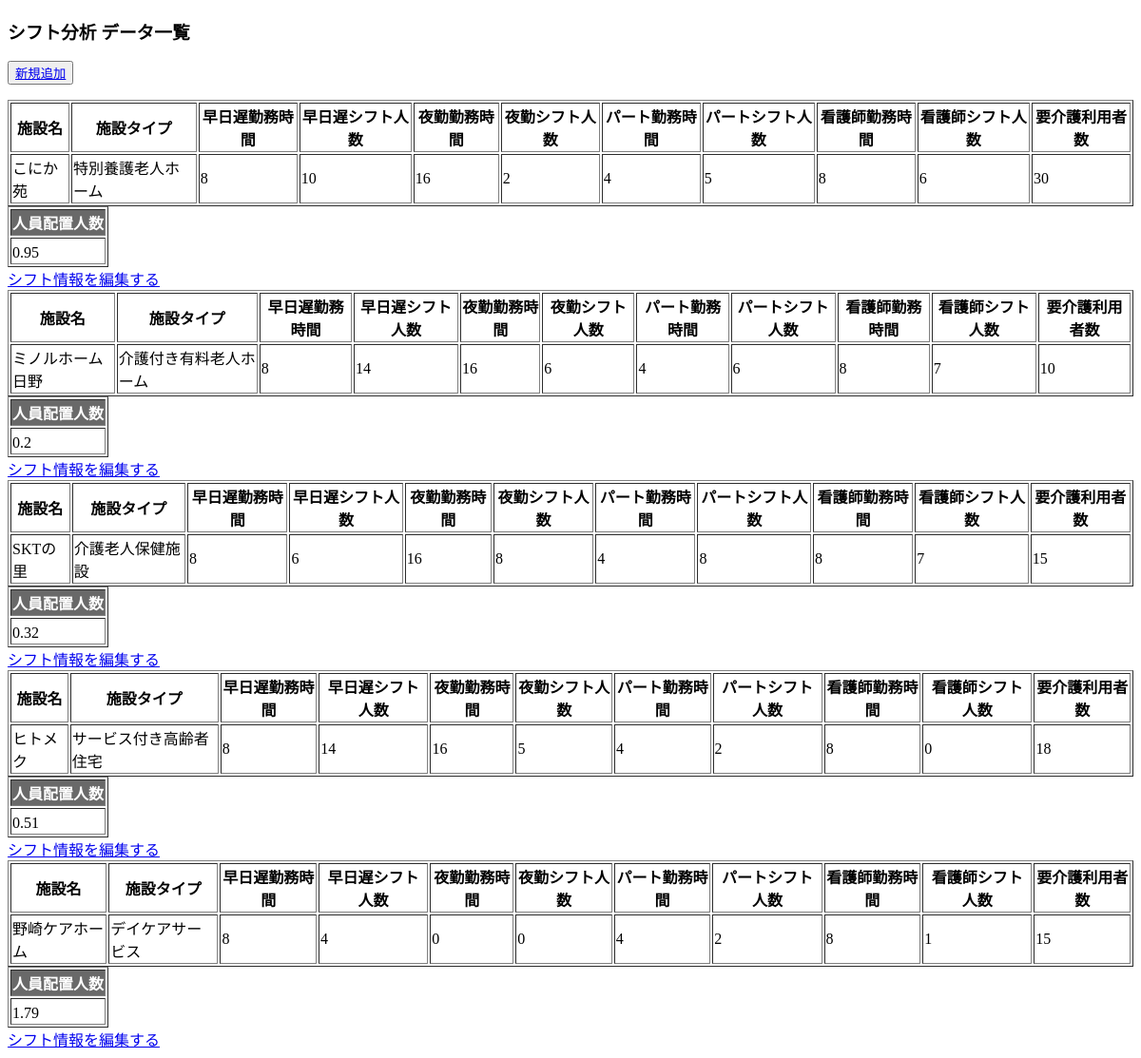
Before: /shift_profile with the older database file.
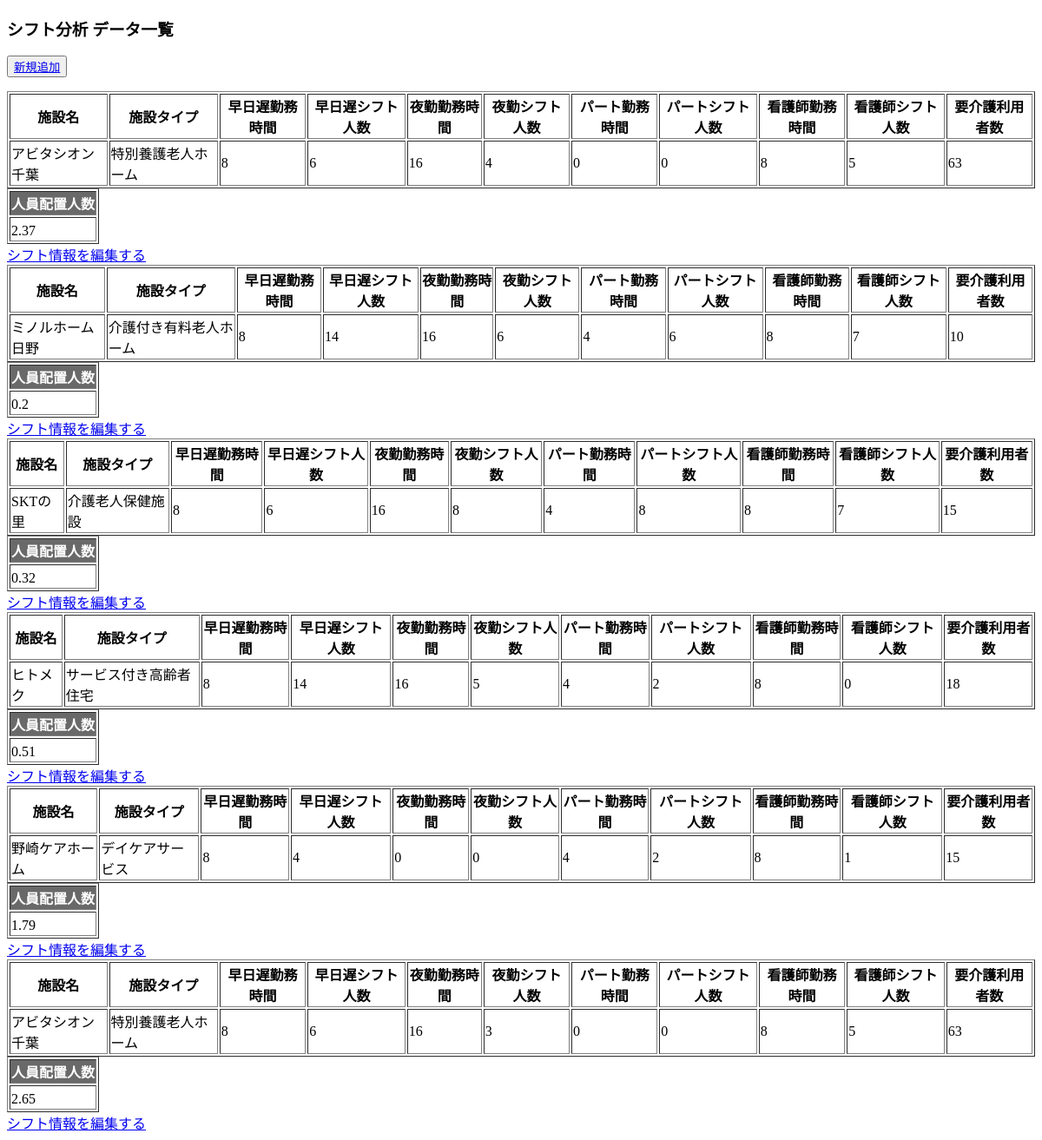
After: the same page with the newer database file.
### tables this page shows
CREATE TABLE carehomes (
id INTEGER PRIMARY KEY AUTOINCREMENT,
homename VARCHAR,
hometype VARCHAR,
day_worktime INTEGER,
day_shiftnumber INTEGER,
night_worktime INTEGER,
night_shiftnumber INTEGER,
part_worktime INTEGER,
part_shiftnumber INTEGER,
nurse_worktime INTEGER,
nurse_shiftnumber INTEGER,
must_carenumber INTEGER
);

### shift.py (the view)
@app.route('/shift_profile')
def profile():
    prof_list = get_profile()
    prof_list = add_arrange(prof_list)
    print(prof_list)
    return render_template('shift_profile.html', title='シフト情報', user=prof_list)

### shift.py (called while the page is built)
def get_profile():
    conn = sqlite3.connect('profile.sqlite3')
    c = conn.cursor()
    prof_list=[]
    for i in c.execute('select * from carehomes'):
        prof_list.append(
            {'id':i[0],
            'homename':i[1],
            'hometype':i[2],
            'day_worktime':i[3],
            'day_shiftnumber':i[4],
            'night_worktime':i[5],
            'night_shiftnumber':i[6],
            'part_worktime':i[7],
            'part_shiftnumber':i[8],
            'nurse_worktime':i[9],
            'nurse_shiftnumber':i[10],
            'must_carenumber':i[11]}
        )
    conn.commit()
    conn.close()
    return prof_list

def shift_analysis(
    day_worktime,
    day_shiftnumber,
    night_worktime,
    night_shiftnumber,
    part_worktime,
    part_shiftnumber,
    nurse_worktime,
    nurse_shiftnumber,
    must_carenumber
):
    daytotal = \
        (day_worktime * day_shiftnumber) \
        + (night_worktime * night_shiftnumber) \
        + (part_worktime * part_shiftnumber)\
        + (nurse_worktime * nurse_shiftnumber)
    weektotal = int(daytotal)* 7
    weekaverage = int(weektotal) / 40
    arrange = must_carenumber / float(weekaverage)
    return round(float(arrange), 2)

def add_arrange(prof_list):
    result_arranges = []
    for x in prof_list:
        result_arrange = x
        result_arrange['arrange'] = shift_analysis(
            x['day_worktime'],
            x['day_shiftnumber'],
            x['night_worktime'],
            x['night_shiftnumber'],
            x['part_worktime'],
            x['part_shiftnumber'],
            x['nurse_worktime'],
            x['nurse_shiftnumber'],
            x['must_carenumber']
        )
        result_arranges.append(
            result_arrange
        )
    return result_arranges

### templates/shift_profile.html
{% extends "shift_layout.html" %}
{% block content %}
<h3>シフト分析 データ一覧</h3>
<p><button><a href="/shift_add">新規追加</a></button></p>
{% for data in user %}
    <table border="1">
        <tr>
            <th>施設名</th>
            <th>施設タイプ</th>
            <th>早日遅勤務時間</th>
            <th>早日遅シフト人数</th>
            <th>夜勤勤務時間</th>
            <th>夜勤シフト人数</th>
            <th>パート勤務時間</th>
            <th>パートシフト人数</th>
            <th>看護師勤務時間</th>
            <th>看護師シフト人数</th>
            <th>要介護利用者数</th>
        </tr>
        <tr>
            <td>{{ data.homename }}</td>
            <td>{{ data.hometype }}</td>
            <td>{{ data.day_worktime }}</td>
            <td>{{ data.day_shiftnumber }}</td>
            <td>{{ data.night_worktime }}</td>
            <td>{{ data.night_shiftnumber }}</td>
            <td>{{ data.part_worktime }}</td>
            <td>{{ data.part_shiftnumber }}</td>
            <td>{{ data.nurse_worktime }}</td>
            <td>{{ data.nurse_shiftnumber }}</td>
            <td>{{ data.must_carenumber }}</td>
        </tr>
    </table>
    <table border="1">
        <tr style="background:#696969">
            <th><font color="white">人員配置人数</font></th>
        </tr>
        <tr>
            <td>{{ data.arrange }}　</td>
        </tr>
    </table>
 <a href="/shift_edit/{{data.id}}">シフト情報を編集する</a>
{% endfor %}
{% endblock %}

### templates/shift_layout.html (shortened to what this page needs)
<!doctype html>
<html>
<head>
</head>
<body>
{% block content %}{% endblock %}
</body>
</html>

Changed rows visible on the page:
changed carehomes (number 1 of 6 on the later page): homename "こにか苑" → "アビタシオン千葉"; day_shiftnumber "10" → "6"; night_shiftnumber "2" → "4"; part_worktime "4" → "0"; part_shiftnumber "5" → "0"; nurse_shiftnumber "6" → "5"; must_carenumber "30" → "63"; arrange "0.95" → "2.37"
added carehomes: homename "アビタシオン千葉", hometype "特別養護老人ホーム", day_worktime "8", day_shiftnumber "6", night_worktime "16", night_shiftnumber "3", part_worktime "0", part_shiftnumber "0", nurse_worktime "8", nurse_shiftnumber "5", must_carenumber "63", arrange "2.65"
